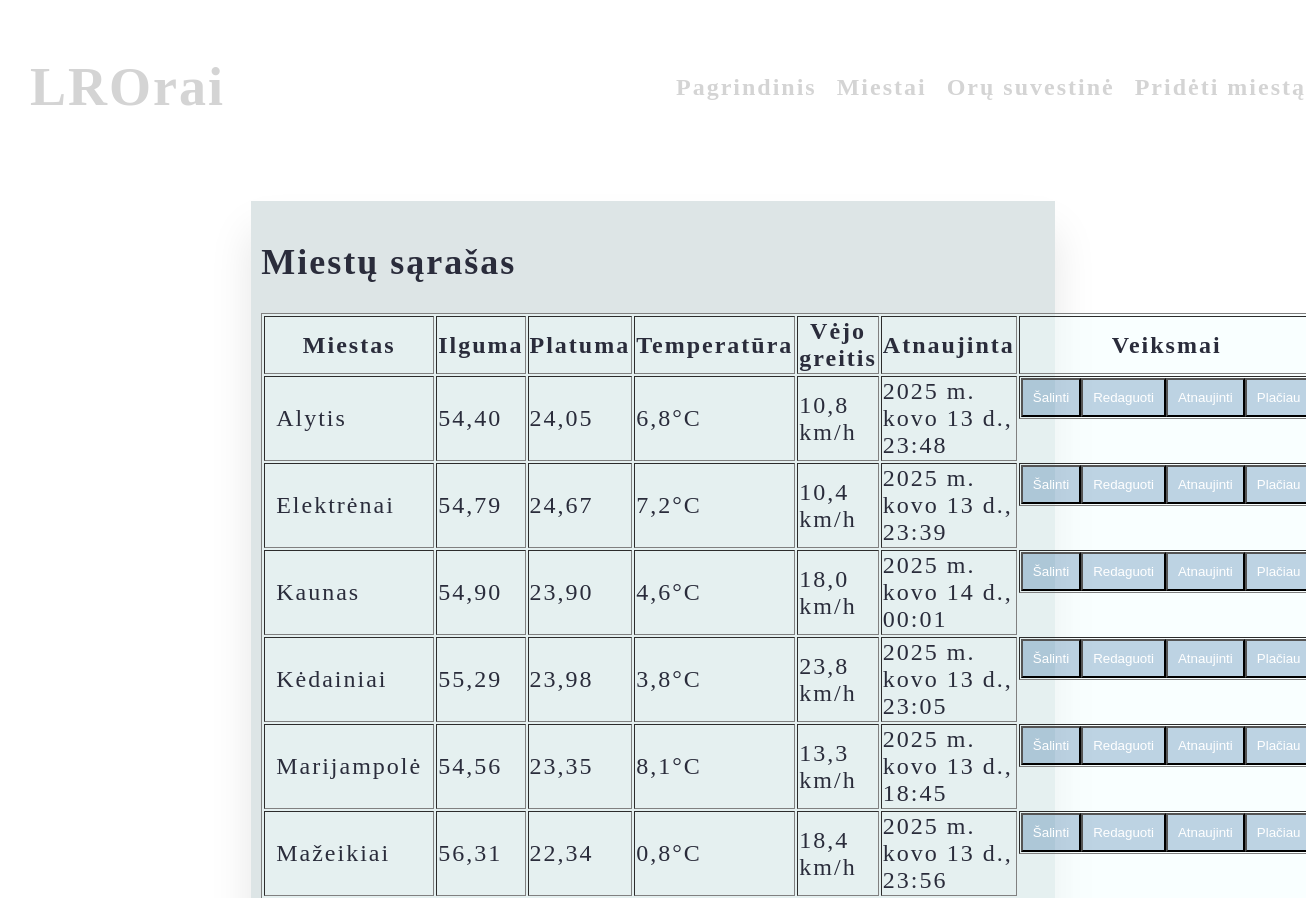
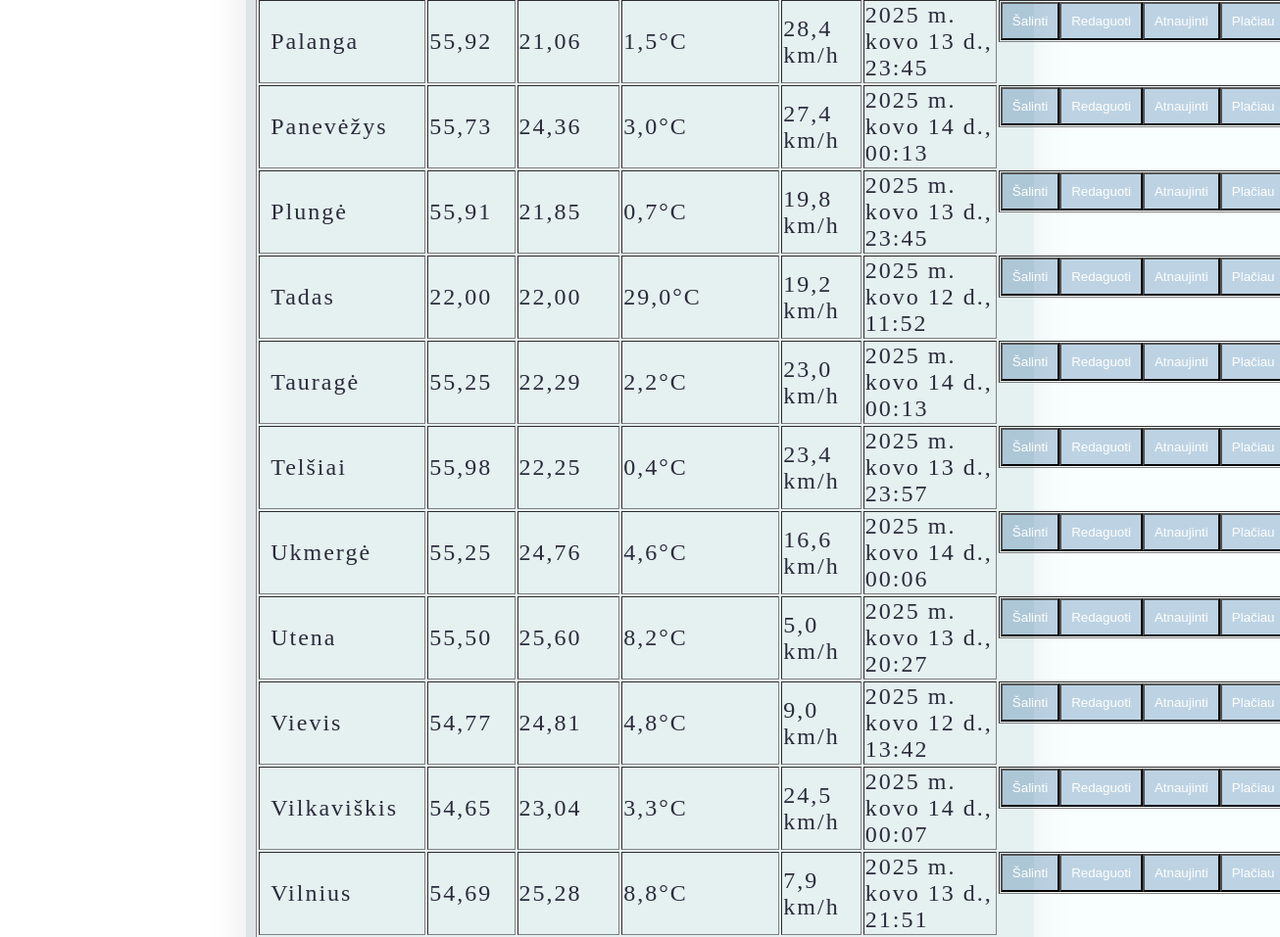
/orai/summary (upper part), run on an earlier commit of the app's database (2 pictures, top to bottom).
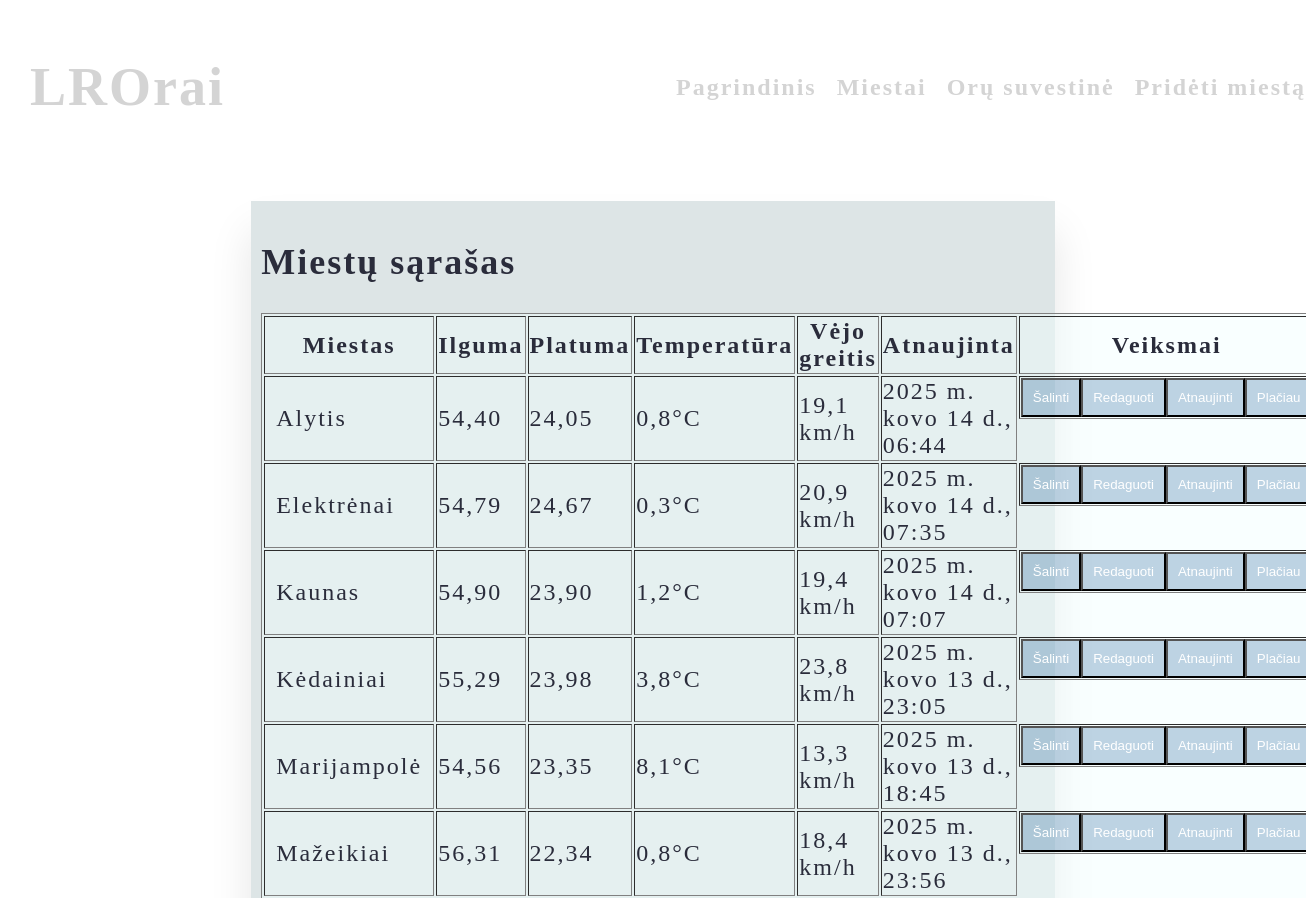
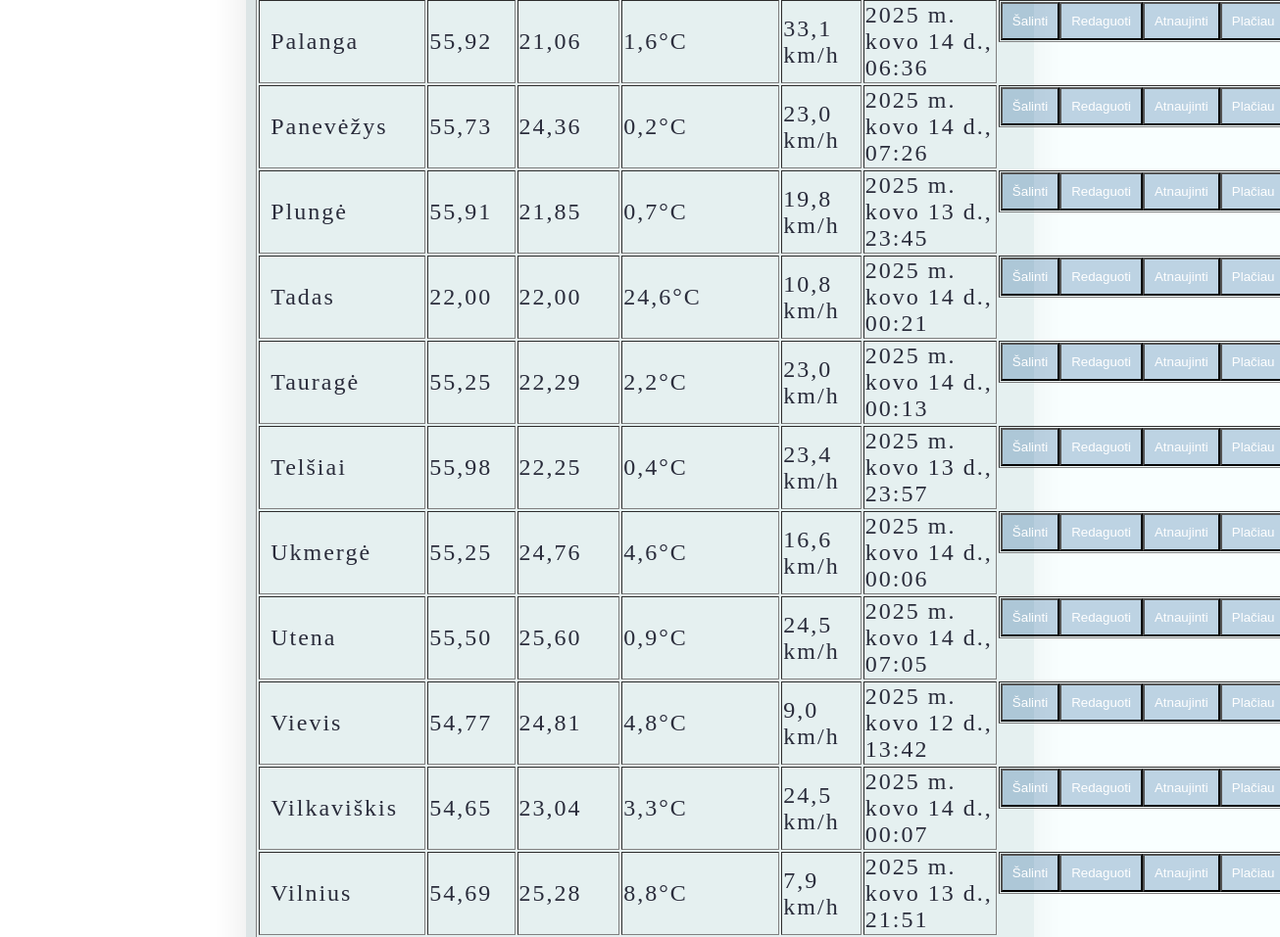
And on a later commit of the database (2 pictures, top to bottom).
### weathers/models.py (models this page shows, shortened)
class City(models.Model):
    name = models.CharField(max_length=50, default='', blank=True, unique=True)
    country = models.CharField(max_length=50, blank=True, null=True)
    administrative_division = models.CharField(max_length=80, blank=True, null=True)
    latitude = models.FloatField(default=0)
    longitude = models.FloatField(default=0)
    class Meta:
        ordering = ["name"]

class CityWeathers(models.Model):
    city = models.ForeignKey(City, on_delete=models.CASCADE)
    temperature = models.FloatField(default=0)
    wind_speed = models.FloatField(default=0)
    updated_at = models.DateTimeField(default=now)

### weathers/views.py (the view)
# urls.py: path("summary", views.summary, name="summary"),
def summary(request):
    return render(request, "weathers/summary.html", {"cities": City.objects.all()})

### weathers/views.py (called while the page is built)
def footer_context(request):
    return {"current_date": now()}

### weathers/templates/weathers/summary.html (shortened to what this page needs)
{% extends "main.html" %}
{% block content %}
<div class="center">
    <h2>Miestų sąrašas</h2>
    <table border="1">
        <tr>
            <th>Miestas</th>
            <th>Ilguma</th>
            <th>Platuma</th>
            <th>Temperatūra</th>
            <th>Vėjo greitis</th>
            <th>Atnaujinta</th>
            <th>Veiksmai</th>
        </tr>
        {% for city in cities %}
        <tr>
            <td><a href="{% url 'weathers:city_by_id' city.id %}" class="darkColor">{{ city.name }}</a></td>
            <td>{{ city.latitude|floatformat:2 }}</td>
            <td>{{ city.longitude|floatformat:2 }}</td>
            {% with weather=city.cityweathers_set.last %}
            <td>{{ weather.temperature }}°C</td>
            <td>{{ weather.wind_speed }} km/h</td>
            <td>{{ weather.updated_at }}</td>
            {% endwith %}
            <td class="cityButtons">
                <form action="{% url 'weathers:delete_city' city.id %}" method="POST">
                    <button class="submit" type="submit" onclick='return confirm("Ištrinti?");'>Šalinti</button>
                </form>
                <a href="{% url 'weathers:edit_city' city.id %}">
                    <button class="submit" type="button">Redaguoti</button>
                </a>
                <a href="{% url 'weathers:update_weather' city.id %}">
                    <button class="submit" type="button">Atnaujinti</button>
                </a>
                <a href="{% url 'weathers:city_by_id' city.id %}">
                    <button class="submit" type="button">Plačiau</button>
                </a>
            </td>
        </tr>
        {% endfor %}
    </table>
</div>
{% endblock %}

What changed in the data, as far as the page shows it:
changed through a linked row, City "Alytis": cityweathers_set.last.temperature "6,8" → "0,8"; cityweathers_set.last.wind_speed "10,8" → "19,1"; cityweathers_set.last.updated_at "2025 m. kovo 13 d., 23:48" → "2025 m. kovo 14 d., 06:44"
changed through a linked row, City "Elektrėnai": cityweathers_set.last.temperature "7,2" → "0,3"; cityweathers_set.last.wind_speed "10,4" → "20,9"; cityweathers_set.last.updated_at "2025 m. kovo 13 d., 23:39" → "2025 m. kovo 14 d., 07:35"
changed through a linked row, City "Kaunas": cityweathers_set.last.temperature "4,6" → "1,2"; cityweathers_set.last.wind_speed "18,0" → "19,4"; cityweathers_set.last.updated_at "2025 m. kovo 14 d., 00:01" → "2025 m. kovo 14 d., 07:07"
changed City "Palanga": cityweathers_set.last.temperature "1,5" → "1,6"; cityweathers_set.last.wind_speed "28,4" → "33,1"; cityweathers_set.last.updated_at "2025 m. kovo 13 d., 23:45" → "2025 m. kovo 14 d., 06:36"
changed City "Panevėžys": cityweathers_set.last.temperature "3,0" → "0,2"; cityweathers_set.last.wind_speed "27,4" → "23,0"; cityweathers_set.last.updated_at "2025 m. kovo 14 d., 00:13" → "2025 m. kovo 14 d., 07:26"
changed City "Tadas": cityweathers_set.last.temperature "29,0" → "24,6"; cityweathers_set.last.wind_speed "19,2" → "10,8"; cityweathers_set.last.updated_at "2025 m. kovo 12 d., 11:52" → "2025 m. kovo 14 d., 00:21"
changed City "Utena": cityweathers_set.last.temperature "8,2" → "0,9"; cityweathers_set.last.wind_speed "5,0" → "24,5"; cityweathers_set.last.updated_at "2025 m. kovo 13 d., 20:27" → "2025 m. kovo 14 d., 07:05"
